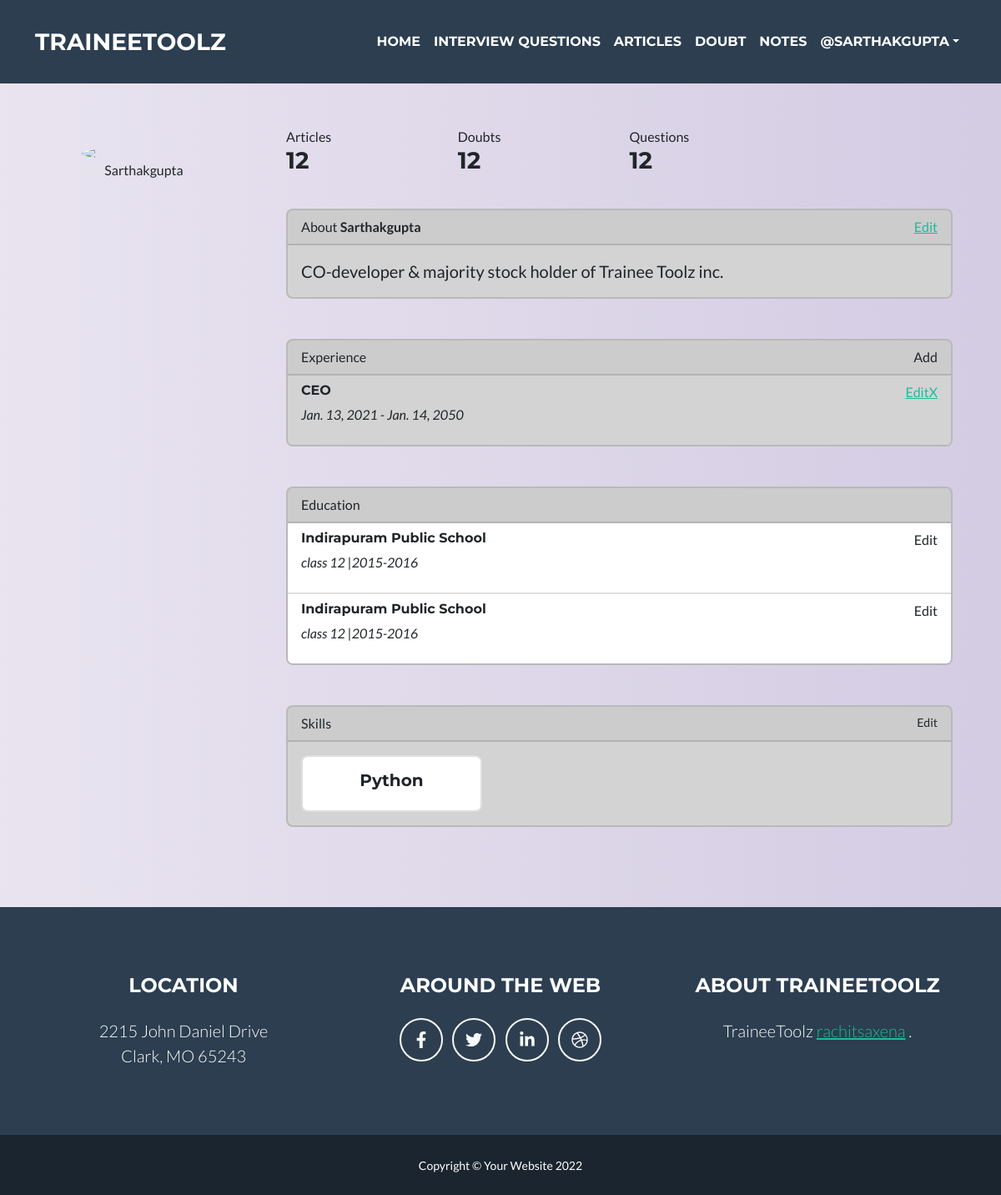
The page /accounts/profilePage/2 (signed in) on the database its author committed.
### accounts/models.py (models this page shows, shortened)
class Profile(models.Model):
    profession = (
        ('student','student'),
        ('teacher','teacher'),
        ('other','other'),
    )
    user = models.OneToOneField(User , related_name='profile' , on_delete=models.CASCADE)
    profession = models.CharField(max_length=100 , default='other')
    about = models.TextField(blank=True)
    experience = models.ManyToManyField('Experience' , blank=True)
    skills = models.ManyToManyField(Tag , blank=True)

class Experience(models.Model):
    company = models.CharField(max_length=1000)
    startDate = models.DateField()
    endDate = models.DateField()
    designation = models.CharField(max_length=1000)
    user = models.ForeignKey(User , on_delete=models.CASCADE)

### accounts/views.py (the view)
# urls.py: path('profilePage/<str:pk>' , views.ProfilePage ,name='profilePage' ),
def ProfilePage(request,pk):
    try:
        profile = Profile.objects.get(user__id=pk)
        params = {
            'profile':profile
        }
        return render(request, 'accounts/profilePage.html', params)
    except Exception as E:
        print(str(E))
        return HttpResponse("<h1>Could not process this request. Kindly login again.</h1>")

### templates/accounts/profilePage.html (shortened to what this page needs)
{% extends 'basic.html'%}
{% block content%}
<div class="container rounded  mt-5 mb-5">
                            <div class="row">
                                <div class="col-md-3 border-right">
                                    <div class="d-flex flex-column align-items-center text-center p-3 py-5"><img class="rounded-circle mt-5" width="150px" src="https://st3.depositphotos.com/15648834/17930/v/600/depositphotos_179308454-stock-illustration-unknown-person-silhouette-glasses-profile.jpg"><span class="font-weight-bold">{{profile.user.username}}</span></div>
                                </div>
                                <div class="col-md-9 border-right">
                                    <div class="p-3 py-5">
                                        <div class="row mt-4">
                                            <div class="col-md-3"><label class="labels">Articles</label><h3>12</h3></div>
                                            <div class="col-md-3"><label class="labels">Doubts</label><h3>12</h3></div>
                                            <div class="col-md-3"><label class="labels">Questions</label><h3>12</h3></div>
                                        </div>
                                        <div class="card" style="background:#D3D3D3;">
                                              <div class="card-header d-flex justify-content-between">
                                                <div>
                                                    About <strong>{{user}}</strong>
                                                </div>
                                                  <div>
                                                     <a href="{% url 'editAboutUs' user.id%}">Edit</a>
                                                  </div>
                                              </div>
                                              <div class="card-body">
                                                <blockquote class="blockquote mb-0">
                                                  <p>{{profile.about}}</p>
                                                  </blockquote>
                                              </div>
                                        </div>
                                        <div class="card mt-5" style="background:#D3D3D3;">
                                                  <div class="card-header d-flex justify-content-between">
                                                    <span>Experience</span>
                                                      {% if profile.experience.all%}
                                                      <span>Add</span>
                                                      {% endif%}
                                                  </div>
                                                  <ul class="list-group list-group-flush">
                                                      {% if profile.experience.all%}
                                                          {% for i in profile.experience.all%}
                                                              <li class="list-group-item" style="background:#D3D3D3;">
                                                                <div class="row">
                                                                    <div class="col-sm-8">
                                                                        <h6>{{i.designation}}</h6>
                                                                        <i><p>{{i.startDate}} - {{i.endDate}}</p></i>
                                                                    </div>
                                                                    <div class="col-sm-4 d-flex justify-content-end">
                                                                        <a href="{% url 'fillExperience' user.id %}">Edit</a>
                                                                            <a href="{% url 'removeExperience' profile.id i.id%}">X</a>
                                                                    </div>
                                                                </div>
                                                                </li>
                                                          {% endfor%}
                                                      {% endif%}
                                                  </ul>
                                        </div>
                                        <div class="card mt-5" style="background:#D3D3D3;">
                                                  <div class="card-header">
                                                    Education
                                                  </div>
                                                  <ul class="list-group list-group-flush">
                                                    <li class="list-group-item">
                                                        <div class="row">
                                                            <div class="col-sm-8">
                                                                <h6>Indirapuram Public School</h6>
                                                                <i><p>class 12 |2015-2016</p></i>
                                                            </div>
                                                            <div class="col-sm-4 d-flex justify-content-end">
                                                                    <p>Edit</p>
                                                            </div>
                                                        </div>
                                                    </li>
                                                      <li class="list-group-item">
                                                        <div class="row">
                                                            <div class="col-sm-8">
                                                                <h6>Indirapuram Public School</h6>
                                                                <i><p>class 12 |2015-2016</p></i>
                                                            </div>
                                                            <div class="col-sm-4 d-flex justify-content-end">
                                                                    <p>Edit</p>
                                                            </div>
                                                        </div>
                                                    </li>
                                                  </ul>
                                        </div>
                                        <div class="card mt-5" style="background:#D3D3D3;">
                                            <div class="card-header d-flex justify-content-between">
                                                <span>Skills</span>
                                                    <small>Edit</small>
                                            </div>
                                            <div class="row ">
                                                <div class="col-sm-4">
                                                    <div class="card text-center m-3">
                                                      <div class="card-body">
                                                        <h5 class="card-title">Python</h5>
                                                      </div>
                                                    </div>
                                                </div>
                                            </div>
                                        </div>
                                    </div>
                                </div>
                            </div>
                        </div>
{% endblock content%}

### templates/basic.html (shortened to what this page needs)
<!DOCTYPE html>
<html lang="en">
    <head>
    </head>
    <body id="page-top">
        <nav class="navbar navbar-expand-lg bg-secondary text-uppercase fixed-top" id="mainNav">
            <div class="container">
                <a class="navbar-brand" href="{% url 'index' %}">TraineeToolz</a>
                <div class="collapse navbar-collapse" id="navbarResponsive">
                    <ul class="navbar-nav ms-auto">
                        <li class="nav-item"><a class="nav-link" href="{% url 'index' %}">Home</a></li>
                            <li class="nav-item"><a class="nav-link" href="{% url 'questionIndex' %}">Interview Questions</a></li>
                            <li class="nav-item"><a class="nav-link" href="{% url 'articles' %}">Articles</a></li>
                            <li class="nav-item"><a class="nav-link" href="{% url 'doubtIndex' %}">Doubt</a></li>
                            <li class="nav-item"><a class="nav-link" href="{% url 'notesMainPage' %}">Notes</a></li>
                        <li class="nav-item dropdown">
                                <a class="nav-link dropdown-toggle text-white" id="navbarDropdownPortfolio" href="#" role="button" data-bs-toggle="dropdown" aria-expanded="false">@{{user.username}}</a>
                            </li></ul>
                </div>
            </div>
        </nav>
        {% block content%}
        {% endblock content%}
        <footer class="footer text-center">
            <div class="container">
                <div class="row">
                    <div class="col-lg-4 mb-5 mb-lg-0">
                        <h4 class="text-uppercase mb-4">Location</h4>
                        <p class="lead mb-0">
                            2215 John Daniel Drive
                            <br />
                            Clark, MO 65243
                        </p>
                    </div>
                    <div class="col-lg-4 mb-5 mb-lg-0">
                        <h4 class="text-uppercase mb-4">Around the Web</h4>
                        <a class="btn btn-outline-light btn-social mx-1" href="#!"><i class="fab fa-fw fa-facebook-f"></i></a>
                        <a class="btn btn-outline-light btn-social mx-1" href="#!"><i class="fab fa-fw fa-twitter"></i></a>
                        <a class="btn btn-outline-light btn-social mx-1" href="#!"><i class="fab fa-fw fa-linkedin-in"></i></a>
                        <a class="btn btn-outline-light btn-social mx-1" href="#!"><i class="fab fa-fw fa-dribbble"></i></a>
                    </div>
                    <div class="col-lg-4">
                        <h4 class="text-uppercase mb-4">About TraineeToolz</h4>
                        <p class="lead mb-0">
                           TraineeToolz
                            <a href="http://startbootstrap.com">rachitsaxena</a>
                            .
                        </p>
                    </div>
                </div>
            </div>
        </footer>
        <div class="copyright py-4 text-center text-white">
            <div class="container"><small>Copyright &copy; Your Website 2022</small></div>
        </div>
    </body>
</html>

### templates/accounts/profilePage.html (style rules this page uses)
body { background: #D3CCE3; background: -webkit-linear-gradient(to right, #E9E4F0, #D3CCE3); background: linear-gradient(to right, #E9E4F0, #D3CCE3); }

### rows shown on the page
Profile: user.username "Sarthakgupta", about "CO-developer & majority stock holder of Trainee Toolz inc."
Experience: designation "CEO", startDate "Jan. 13, 2021", endDate "Jan. 14, 2050"

### other values the page prints
{{ user.username }} "SARTHAKGUPTA"
{{ user }} "Sarthakgupta"
